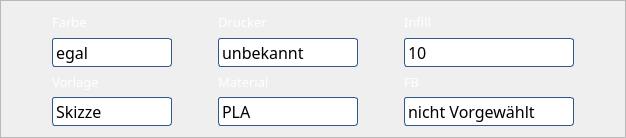
            <widget class="QFrame" name="frame_9">
             <property name="styleSheet">
              <string notr="true">QFrame#frame_9{
border-style:outset;
border-width:1px;
border-color:rgb(255, 255, 255);
border-radius:5px;
}</string>
             </property>
             <property name="frameShape">
              <enum>QFrame::StyledPanel</enum>
             </property>
             <property name="frameShadow">
              <enum>QFrame::Sunken</enum>
             </property>
             <layout class="QVBoxLayout" name="verticalLayout_13">
              <item>
               <layout class="QGridLayout" name="gridLayout">
                <item row="1" column="5">
                 <widget class="QComboBox" name="comboBox">
                  <property name="sizePolicy">
                   <sizepolicy hsizetype="Preferred" vsizetype="Expanding">
                    <horstretch>0</horstretch>
                    <verstretch>0</verstretch>
                   </sizepolicy>
                  </property>
                  <property name="minimumSize">
                   <size>
                    <width>101</width>
                    <height>0</height>
                   </size>
                  </property>
                  <property name="maximumSize">
                   <size>
                    <width>16777215</width>
                    <height>150</height>
                   </size>
                  </property>
                  <property name="font">
                   <font>
                    <family>VW Head CarUI</family>
                    <pointsize>12</pointsize>
                    <kerning>true</kerning>
                   </font>
                  </property>
                  <property name="styleSheet">
                   <string notr="true">QComboBox {
    border: 1px solid;
	border-color:rgb(46, 87, 143);
    border-radius: 3px;
    padding: 1px 18px 1px 3px;
    min-width: 6em;
}

QComboBox:editable {
    background: white;
}
QComboBox:hover {
    border-color:rgb(255, 255, 255);
}

QListView{
    background: rgb(255, 255, 255);
}

QComboBox:!editable, QComboBox::drop-down:editable {
     background: qlineargradient(x1: 0, y1: 0, x2: 0, y2: 1,
                                 stop: 0 #c8def3, stop: 0.4 #79aee2,
                                 stop: 0.5 #6fa3d6, stop: 1.0 #6798c7);
}

/* QComboBox gets the &quot;on&quot; state when the popup is open */
QComboBox:!editable:on, QComboBox::drop-down:editable:on {
    background: qlineargradient(x1: 0, y1: 0, x2: 0, y2: 1,
                                stop: 0 #6798c7, stop: 0.4 #6fa3d6,
                                stop: 0.5 #79aee2, stop: 1.0 #c8def3);
}

QComboBox:on { /* shift the text when the popup opens */
    padding-top: 3px;
    padding-left: 4px;
}

QComboBox::drop-down {
    subcontrol-origin: padding;
    subcontrol-position: top right;
    width: 15px;

    border-left-width: 1px;
    border-left-color: rgb(255, 255, 255);
    border-left-style: solid; /* just a single line */
    border-top-right-radius: 3px; /* same radius as the QComboBox */
    border-bottom-right-radius: 3px;
}

QComboBox::down-arrow {
    
}

QComboBox::down-arrow:on { /* shift the arrow when popup is open */
    top: 1px;
    left: 1px;
}</string>
                  </property>
                  <item>
                   <property name="text">
                    <string>10</string>
                   </property>
                  </item>
                  <item>
                   <property name="text">
                    <string>20</string>
                   </property>
                  </item>
                  <item>
                   <property name="text">
                    <string>30</string>
                   </property>
                  </item>
                  <item>
                   <property name="text">
                    <string>40</string>
                   </property>
                  </item>
                  <item>
                   <property name="text">
                    <string>50</string>
                   </property>
                  </item>
                  <item>
                   <property name="text">
                    <string>60</string>
                   </property>
                  </item>
                  <item>
                   <property name="text">
                    <string>70</string>
                   </property>
                  </item>
                  <item>
                   <property name="text">
                    <string>80</string>
                   </property>
                  </item>
                  <item>
                   <property name="text">
                    <string>90</string>
                   </property>
                  </item>
                  <item>
                   <property name="text">
                    <string>100</string>
                   </property>
                  </item>
                 </widget>
                </item>
                <item row="3" column="1">
                 <widget class="QComboBox" name="c_vorlage">
                  <property name="sizePolicy">
                   <sizepolicy hsizetype="Preferred" vsizetype="Expanding">
                    <horstretch>0</horstretch>
                    <verstretch>0</verstretch>
                   </sizepolicy>
                  </property>
                  <property name="minimumSize">
                   <size>
                    <width>101</width>
                    <height>0</height>
                   </size>
                  </property>
                  <property name="maximumSize">
                   <size>
                    <width>16777215</width>
                    <height>150</height>
                   </size>
                  </property>
                  <property name="font">
                   <font>
                    <family>VW Head CarUI</family>
                    <pointsize>12</pointsize>
                    <weight>50</weight>
                    <bold>false</bold>
                    <kerning>true</kerning>
                   </font>
                  </property>
                  <property name="styleSheet">
                   <string notr="true">QComboBox {
    border: 1px solid;
	border-color:rgb(46, 87, 143);
    border-radius: 3px;
    padding: 1px 18px 1px 3px;
    min-width: 6em;
}

QComboBox:editable {
    background: white;
}
QComboBox:hover {
    border-color:rgb(255, 255, 255);
}
QListView{
    background: rgb(255, 255, 255);
}

QComboBox:!editable, QComboBox::drop-down:editable {
     background: qlineargradient(x1: 0, y1: 0, x2: 0, y2: 1,
                                 stop: 0 #c8def3, stop: 0.4 #79aee2,
                                 stop: 0.5 #6fa3d6, stop: 1.0 #6798c7);
}

/* QComboBox gets the &quot;on&quot; state when the popup is open */
QComboBox:!editable:on, QComboBox::drop-down:editable:on {
    background: qlineargradient(x1: 0, y1: 0, x2: 0, y2: 1,
                                stop: 0 #6798c7, stop: 0.4 #6fa3d6,
                                stop: 0.5 #79aee2, stop: 1.0 #c8def3);
}

QComboBox:on { /* shift the text when the popup opens */
    padding-top: 3px;
    padding-left: 4px;
}

QComboBox::drop-down {
    subcontrol-origin: padding;
    subcontrol-position: top right;
    width: 15px;

    border-left-width: 1px;
    border-left-color: rgb(255, 255, 255);
    border-left-style: solid; /* just a single line */
    border-top-right-radius: 3px; /* same radius as the QComboBox */
    border-bottom-right-radius: 3px;
}

QComboBox::down-arrow {
    
}

QComboBox::down-arrow:on { /* shift the arrow when popup is open */
    top: 1px;
    left: 1px;
}</string>
                  </property>
                  <item>
                   <property name="text">
                    <string>Skizze</string>
                   </property>
                  </item>
                  <item>
                   <property name="text">
                    <string>Zeichnung</string>
                   </property>
                  </item>
                  <item>
                   <property name="text">
                    <string>Musterteil</string>
                   </property>
                  </item>
                  <item>
                   <property name="text">
                    <string>CAD</string>
                   </property>
                  </item>
                  <item>
                   <property name="text">
                    <string>KVS</string>
                   </property>
                  </item>
                 </widget>
                </item>
                <item row="2" column="3">
                 <widget class="QLabel" name="label_22">
                  <property name="sizePolicy">
                   <sizepolicy hsizetype="Preferred" vsizetype="Preferred">
                    <horstretch>0</horstretch>
                    <verstretch>0</verstretch>
                   </sizepolicy>
                  </property>
                  <property name="font">
                   <font>
                    <family>VW Head CarUI</family>
                    <pointsize>10</pointsize>
                    <weight>50</weight>
                    <bold>false</bold>
                   </font>
                  </property>
                  <property name="styleSheet">
                   <string notr="true">color:rgb(255,255,255)</string>
                  </property>
                  <property name="text">
                   <string>Material</string>
                  </property>
                 </widget>
                </item>
                <item row="1" column="1">
                 <widget class="QComboBox" name="c_farbe">
                  <property name="enabled">
                   <bool>true</bool>
                  </property>
                  <property name="sizePolicy">
                   <sizepolicy hsizetype="Expanding" vsizetype="Expanding">
                    <horstretch>0</horstretch>
                    <verstretch>0</verstretch>
                   </sizepolicy>
                  </property>
                  <property name="minimumSize">
                   <size>
                    <width>101</width>
                    <height>0</height>
                   </size>
                  </property>
                  <property name="maximumSize">
                   <size>
                    <width>16777215</width>
                    <height>150</height>
                   </size>
                  </property>
                  <property name="font">
                   <font>
                    <family>VW Head CarUI</family>
                    <pointsize>12</pointsize>
                    <weight>50</weight>
                    <bold>false</bold>
                    <kerning>true</kerning>
                   </font>
                  </property>
                  <property name="focusPolicy">
                   <enum>Qt::ClickFocus</enum>
                  </property>
                  <property name="contextMenuPolicy">
                   <enum>Qt::DefaultContextMenu</enum>
                  </property>
                  <property name="styleSheet">
                   <string notr="true">QComboBox {
    border: 1px solid;
	border-color:rgb(46, 87, 143);
    border-radius: 3px;
    padding: 1px 18px 1px 3px;
    min-width: 6em;
}

QComboBox:editable {
    background: white;
}
QComboBox:hover {
    border-color:rgb(255, 255, 255);
}
QListView{
    background: rgb(255, 255, 255);
}

QComboBox:!editable, QComboBox::drop-down:editable {
     background: qlineargradient(x1: 0, y1: 0, x2: 0, y2: 1,
                                 stop: 0 #c8def3, stop: 0.4 #79aee2,
                                 stop: 0.5 #6fa3d6, stop: 1.0 #6798c7);
}

/* QComboBox gets the &quot;on&quot; state when the popup is open */
QComboBox:!editable:on, QComboBox::drop-down:editable:on {
    background: qlineargradient(x1: 0, y1: 0, x2: 0, y2: 1,
                                stop: 0 #6798c7, stop: 0.4 #6fa3d6,
                                stop: 0.5 #79aee2, stop: 1.0 #c8def3);
}

QComboBox:on { /* shift the text when the popup opens */
    padding-top: 3px;
    padding-left: 4px;
}

QComboBox::drop-down {
    subcontrol-origin: padding;
    subcontrol-position: top right;
    width: 15px;

    border-left-width: 1px;
    border-left-color: rgb(255, 255, 255);
    border-left-style: solid; /* just a single line */
    border-top-right-radius: 3px; /* same radius as the QComboBox */
    border-bottom-right-radius: 3px;
}

QComboBox::down-arrow {
    
}

QComboBox::down-arrow:on { /* shift the arrow when popup is open */
    top: 1px;
    left: 1px;
}</string>
                  </property>
                  <property name="editable">
                   <bool>false</bool>
                  </property>
                  <property name="insertPolicy">
                   <enum>QComboBox::NoInsert</enum>
                  </property>
                  <property name="iconSize">
                   <size>
                    <width>64</width>
                    <height>64</height>
                   </size>
                  </property>
                  <property name="duplicatesEnabled">
                   <bool>false</bool>
                  </property>
                  <property name="frame">
                   <bool>false</bool>
                  </property>
                  <item>
                   <property name="text">
                    <string>egal</string>
                   </property>
                  </item>
                  <item>
                   <property name="text">
                    <string>Schwarz</string>
                   </property>
                  </item>
                  <item>
                   <property name="text">
                    <string>Weiß</string>
                   </property>
                  </item>
                  <item>
                   <property name="text">
                    <string>Silber</string>
                   </property>
                  </item>
                  <item>
                   <property name="text">
                    <string>Blau</string>
                   </property>
                  </item>
                  <item>
                   <property name="text">
                    <string>Gelb</string>
                   </property>
                  </item>
                  <item>
                   <property name="text">
                    <string>Grün</string>
                   </property>
                  </item>
                  <item>
                   <property name="text">
                    <string>Rot</string>
                   </property>
                  </item>
                  <item>
                   <property name="text">
                    <string>Farblos</string>
                   </property>
                  </item>
                 </widget>
                </item>
                <item row="0" column="5">
                 <widget class="QLabel" name="label_28">
                  <property name="font">
                   <font>
                    <family>VW Head CarUI</family>
                    <pointsize>10</pointsize>
                    <weight>50</weight>
                    <bold>false</bold>
                   </font>
                  </property>
                  <property name="styleSheet">
                   <string>color:rgb(255,255,255)</string>
                  </property>
                  <property name="text">
                   <string>Infill</string>
                  </property>
                 </widget>
                </item>
                <item row="3" column="3">
                 <widget class="QComboBox" name="c_material">
                  <property name="sizePolicy">
                   <sizepolicy hsizetype="Preferred" vsizetype="Expanding">
                    <horstretch>0</horstretch>
                    <verstretch>0</verstretch>
                   </sizepolicy>
                  </property>
                  <property name="minimumSize">
                   <size>
                    <width>101</width>
                    <height>0</height>
                   </size>
                  </property>
                  <property name="maximumSize">
                   <size>
                    <width>16777215</width>
                    <height>150</height>
                   </size>
                  </property>
                  <property name="font">
                   <font>
                    <family>VW Head CarUI</family>
                    <pointsize>12</pointsize>
                    <weight>50</weight>
                    <bold>false</bold>
                    <kerning>true</kerning>
                   </font>
                  </property>
                  <property name="styleSheet">
                   <string notr="true">QComboBox {
    border: 1px solid;
	border-color:rgb(46, 87, 143);
    border-radius: 3px;
    padding: 1px 18px 1px 3px;
    min-width: 6em;
}

QComboBox:editable {
    background: white;
}
QComboBox:hover {
    border-color:rgb(255, 255, 255);
}
QListView{
    background: rgb(255, 255, 255);
}

QComboBox:!editable, QComboBox::drop-down:editable {
     background: qlineargradient(x1: 0, y1: 0, x2: 0, y2: 1,
                                 stop: 0 #c8def3, stop: 0.4 #79aee2,
                                 stop: 0.5 #6fa3d6, stop: 1.0 #6798c7);
}

/* QComboBox gets the &quot;on&quot; state when the popup is open */
QComboBox:!editable:on, QComboBox::drop-down:editable:on {
    background: qlineargradient(x1: 0, y1: 0, x2: 0, y2: 1,
                                stop: 0 #6798c7, stop: 0.4 #6fa3d6,
                                stop: 0.5 #79aee2, stop: 1.0 #c8def3);
}

QComboBox:on { /* shift the text when the popup opens */
    padding-top: 3px;
    padding-left: 4px;
}

QComboBox::drop-down {
    subcontrol-origin: padding;
    subcontrol-position: top right;
    width: 15px;

    border-left-width: 1px;
    border-left-color: rgb(255, 255, 255);
    border-left-style: solid; /* just a single line */
    border-top-right-radius: 3px; /* same radius as the QComboBox */
    border-bottom-right-radius: 3px;
}

QComboBox::down-arrow {
    
}

QComboBox::down-arrow:on { /* shift the arrow when popup is open */
    top: 1px;
    left: 1px;
}</string>
                  </property>
                  <item>
                   <property name="text">
                    <string>PLA</string>
                   </property>
                  </item>
                 </widget>
                </item>
                <item row="1" column="3">
                 <widget class="QComboBox" name="c_bauteilgrose">
                  <property name="sizePolicy">
                   <sizepolicy hsizetype="Preferred" vsizetype="Expanding">
                    <horstretch>0</horstretch>
                    <verstretch>0</verstretch>
                   </sizepolicy>
                  </property>
                  <property name="minimumSize">
                   <size>
                    <width>101</width>
                    <height>0</height>
                   </size>
                  </property>
                  <property name="maximumSize">
                   <size>
                    <width>16777215</width>
                    <height>150</height>
                   </size>
                  </property>
                  <property name="font">
                   <font>
                    <family>VW Head CarUI</family>
                    <pointsize>12</pointsize>
                    <weight>50</weight>
                    <bold>false</bold>
                    <kerning>true</kerning>
                   </font>
                  </property>
                  <property name="styleSheet">
                   <string notr="true">QComboBox {
    border: 1px solid;
	border-color:rgb(46, 87, 143);
    border-radius: 3px;
    padding: 1px 18px 1px 3px;
    min-width: 6em;
}

QComboBox:editable {
    background: white;
}
QComboBox:hover {
    border-color:rgb(255, 255, 255);
}
QListView{
    background: rgb(255, 255, 255);
}

QComboBox:!editable, QComboBox::drop-down:editable {
     background: qlineargradient(x1: 0, y1: 0, x2: 0, y2: 1,
                                 stop: 0 #c8def3, stop: 0.4 #79aee2,
                                 stop: 0.5 #6fa3d6, stop: 1.0 #6798c7);
}

/* QComboBox gets the &quot;on&quot; state when the popup is open */
QComboBox:!editable:on, QComboBox::drop-down:editable:on {
    background: qlineargradient(x1: 0, y1: 0, x2: 0, y2: 1,
                                stop: 0 #6798c7, stop: 0.4 #6fa3d6,
                                stop: 0.5 #79aee2, stop: 1.0 #c8def3);
}

QComboBox:on { /* shift the text when the popup opens */
    padding-top: 3px;
    padding-left: 4px;
}

QComboBox::drop-down {
    subcontrol-origin: padding;
    subcontrol-position: top right;
    width: 15px;

    border-left-width: 1px;
    border-left-color: rgb(255, 255, 255);
    border-left-style: solid; /* just a single line */
    border-top-right-radius: 3px; /* same radius as the QComboBox */
    border-bottom-right-radius: 3px;
}

QComboBox::down-arrow {
    
}

QComboBox::down-arrow:on { /* shift the arrow when popup is open */
    top: 1px;
    left: 1px;
}</string>
                  </property>
                  <item>
                   <property name="text">
                    <string>unbekannt</string>
                   </property>
                  </item>
                  <item>
                   <property name="text">
                    <string>Prusa MK3S+</string>
                   </property>
                  </item>
                  <item>
                   <property name="text">
                    <string>HP JF 5200</string>
                   </property>
                  </item>
                 </widget>
                </item>
                <item row="0" column="3">
                 <widget class="QLabel" name="label_23">
                  <property name="sizePolicy">
                   <sizepolicy hsizetype="Preferred" vsizetype="Preferred">
                    <horstretch>0</horstretch>
                    <verstretch>0</verstretch>
                   </sizepolicy>
                  </property>
                  <property name="font">
                   <font>
                    <family>VW Head CarUI</family>
                    <pointsize>10</pointsize>
                    <weight>50</weight>
                    <bold>false</bold>
                   </font>
                  </property>
                  <property name="toolTip">
                   <string>Genutzter Drucker</string>
                  </property>
                  <property name="styleSheet">
                   <string notr="true">color:rgb(255,255,255)</string>
                  </property>
                  <property name="text">
                   <string>Drucker</string>
                  </property>
                 </widget>
                </item>
                <item row="1" column="6">
                 <spacer name="horizontalSpacer_25">
                  <property name="orientation">
                   <enum>Qt::Horizontal</enum>
                  </property>
                  <property name="sizeHint" stdset="0">
                   <size>
                    <width>40</width>
                    <height>20</height>
                   </size>
                  </property>
                 </spacer>
                </item>
                <item row="0" column="1">
                 <widget class="QLabel" name="label_21">
                  <property name="sizePolicy">
                   <sizepolicy hsizetype="Preferred" vsizetype="Preferred">
                    <horstretch>0</horstretch>
                    <verstretch>0</verstretch>
                   </sizepolicy>
                  </property>
                  <property name="font">
                   <font>
                    <family>VW Head CarUI</family>
                    <pointsize>10</pointsize>
                    <weight>50</weight>
                    <bold>false</bold>
                   </font>
                  </property>
                  <property name="styleSheet">
                   <string notr="true">color:rgb(255,255,255)</string>
                  </property>
                  <property name="text">
                   <string>Farbe</string>
                  </property>
                 </widget>
                </item>
                <item row="0" column="4">
                 <spacer name="horizontalSpacer_20">
                  <property name="orientation">
                   <enum>Qt::Horizontal</enum>
                  </property>
                  <property name="sizeHint" stdset="0">
                   <size>
                    <width>40</width>
                    <height>20</height>
                   </size>
                  </property>
                 </spacer>
                </item>
                <item row="0" column="0">
                 <spacer name="horizontalSpacer_24">
                  <property name="orientation">
                   <enum>Qt::Horizontal</enum>
                  </property>
                  <property name="sizeHint" stdset="0">
                   <size>
                    <width>40</width>
                    <height>20</height>
                   </size>
                  </property>
                 </spacer>
                </item>
                <item row="2" column="1">
                 <widget class="QLabel" name="label_19">
                  <property name="sizePolicy">
                   <sizepolicy hsizetype="Preferred" vsizetype="Preferred">
                    <horstretch>0</horstretch>
                    <verstretch>0</verstretch>
                   </sizepolicy>
                  </property>
                  <property name="font">
                   <font>
                    <family>VW Head CarUI</family>
                    <pointsize>10</pointsize>
                    <weight>50</weight>
                    <bold>false</bold>
                   </font>
                  </property>
                  <property name="styleSheet">
                   <string notr="true">color:rgb(255,255,255)</string>
                  </property>
                  <property name="text">
                   <string>Vorlage</string>
                  </property>
                 </widget>
                </item>
                <item row="0" column="2">
                 <spacer name="horizontalSpacer_23">
                  <property name="orientation">
                   <enum>Qt::Horizontal</enum>
                  </property>
                  <property name="sizeHint" stdset="0">
                   <size>
                    <width>40</width>
                    <height>20</height>
                   </size>
                  </property>
                 </spacer>
                </item>
                <item row="2" column="5">
                 <widget class="QLabel" name="label_11">
                  <property name="sizePolicy">
                   <sizepolicy hsizetype="Preferred" vsizetype="Preferred">
                    <horstretch>0</horstretch>
                    <verstretch>0</verstretch>
                   </sizepolicy>
                  </property>
                  <property name="font">
                   <font>
                    <family>VW Head CarUI</family>
                    <pointsize>10</pointsize>
                    <weight>50</weight>
                    <bold>false</bold>
                   </font>
                  </property>
                  <property name="toolTip">
                   <string>Fertigungsbereich</string>
                  </property>
                  <property name="styleSheet">
                   <string notr="true">color:rgb(255,255,255)</string>
                  </property>
                  <property name="text">
                   <string>FB</string>
                  </property>
                 </widget>
                </item>
                <item row="3" column="5">
                 <widget class="QComboBox" name="c_Fertigungsbereich">
                  <property name="sizePolicy">
                   <sizepolicy hsizetype="Preferred" vsizetype="Expanding">
                    <horstretch>0</horstretch>
                    <verstretch>0</verstretch>
                   </sizepolicy>
                  </property>
                  <property name="minimumSize">
                   <size>
                    <width>101</width>
                    <height>0</height>
                   </size>
                  </property>
                  <property name="maximumSize">
                   <size>
                    <width>16777215</width>
                    <height>150</height>
                   </size>
                  </property>
                  <property name="font">
                   <font>
                    <family>VW Head CarUI</family>
                    <pointsize>12</pointsize>
                    <weight>50</weight>
                    <bold>false</bold>
                    <kerning>true</kerning>
                   </font>
                  </property>
                  <property name="styleSheet">
                   <string notr="true">QComboBox {
    border: 1px solid;
	border-color:rgb(46, 87, 143);
    border-radius: 3px;
    padding: 1px 18px 1px 3px;
    min-width: 6em;
}

QComboBox:editable {
    background: white;
}
QComboBox:hover {
    border-color:rgb(255, 255, 255);
}
QListView{
    background: rgb(255, 255, 255);
}

QComboBox:!editable, QComboBox::drop-down:editable {
     background: qlineargradient(x1: 0, y1: 0, x2: 0, y2: 1,
                                 stop: 0 #c8def3, stop: 0.4 #79aee2,
                                 stop: 0.5 #6fa3d6, stop: 1.0 #6798c7);
}

/* QComboBox gets the &quot;on&quot; state when the popup is open */
QComboBox:!editable:on, QComboBox::drop-down:editable:on {
    background: qlineargradient(x1: 0, y1: 0, x2: 0, y2: 1,
                                stop: 0 #6798c7, stop: 0.4 #6fa3d6,
                                stop: 0.5 #79aee2, stop: 1.0 #c8def3);
}

QComboBox:on { /* shift the text when the popup opens */
    padding-top: 3px;
    padding-left: 4px;
}

QComboBox::drop-down {
    subcontrol-origin: padding;
    subcontrol-position: top right;
    width: 15px;

    border-left-width: 1px;
    border-left-color: rgb(255, 255, 255);
    border-left-style: solid; /* just a single line */
    border-top-right-radius: 3px; /* same radius as the QComboBox */
    border-bottom-right-radius: 3px;
}

QComboBox::down-arrow {
    
}

QComboBox::down-arrow:on { /* shift the arrow when popup is open */
    top: 1px;
    left: 1px;
}</string>
                  </property>
                  <item>
                   <property name="text">
                    <string>nicht Vorgewählt</string>
                   </property>
                  </item>
                  <item>
                   <property name="text">
                    <string>FB1</string>
                   </property>
                  </item>
                  <item>
                   <property name="text">
                    <string>FB2</string>
                   </property>
                  </item>
                  <item>
                   <property name="text">
                    <string>FB3</string>
                   </property>
                  </item>
                  <item>
                   <property name="text">
                    <string>FB4</string>
                   </property>
                  </item>
                  <item>
                   <property name="text">
                    <string>FB6</string>
                   </property>
                  </item>
                  <item>
                   <property name="text">
                    <string>sonstige</string>
                   </property>
                  </item>
                 </widget>
                </item>
               </layout>
              </item>
             </layout>
            </widget>
